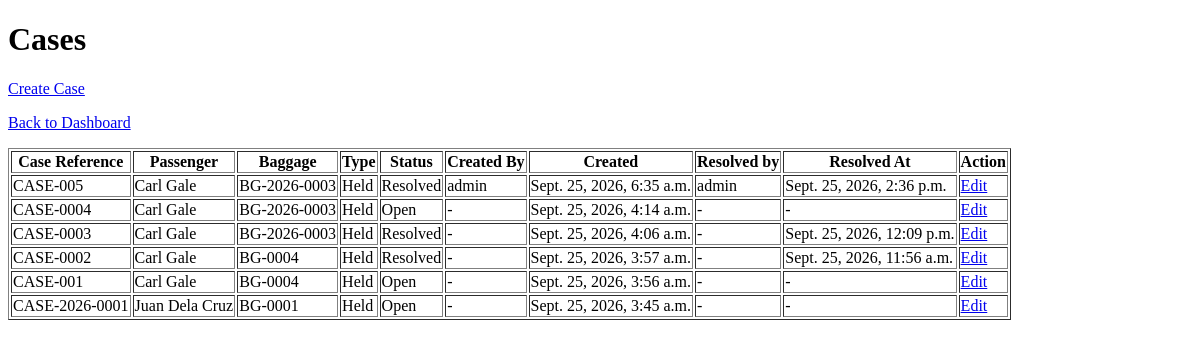
/passengers/cases/ (signed in), run on an earlier commit of the app's database.
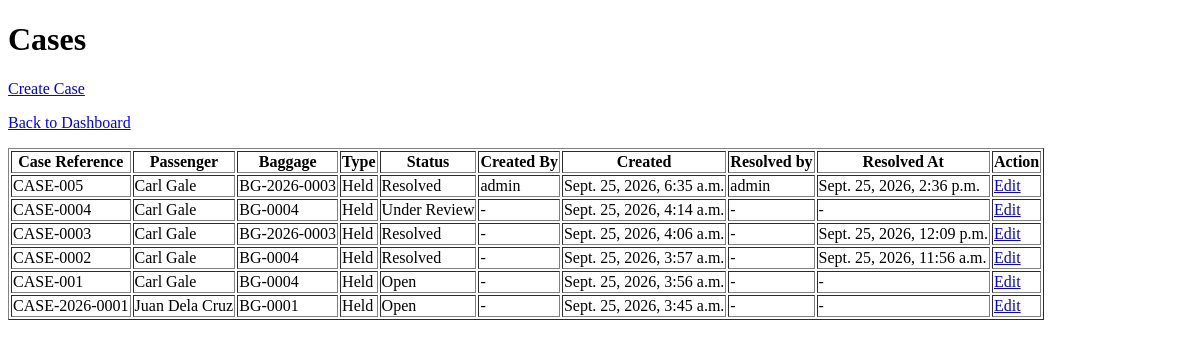
And on a later commit of the database.
### passengers/models.py (models this page shows, shortened)
class Case(models.Model):
    STATUS_CHOICES = [
        ("open", "Open"),
        ("under_review", "Under Review"),
        ("resolved", "Resolved"),
        ("closed", "Closed"),
    ]
    TYPE_CHOICES = [
        ("held", "Held"),
        ("seizure", "Seizure"),
        ("restricted_item", "Restricted Item"),
        ("prohibited_item", "Prohibited Item"),
        ("other", "Other"),
    ]
    baggage = models.ForeignKey(
        Baggage,
        on_delete=models.PROTECT,
        related_name="cases",
    )
    case_reference = models.CharField(
        max_length=50,
        unique=True,
    )
    case_type = models.CharField(
        max_length=30,
        choices=TYPE_CHOICES,
    )
    status = models.CharField(
        max_length=20,
        choices=STATUS_CHOICES,
        default="open",
    )
    description = models.TextField()
    created_by = models.ForeignKey(
    User,
    on_delete=models.PROTECT,
    related_name="created_cases",
    null=True,
    blank=True,
    )
    resolution = models.TextField(
        blank=True,
    )
    resolved_by = models.ForeignKey(
        User,
        on_delete=models.PROTECT,
        related_name="resolved_cases",
        null=True,
        blank=True,
    )
    resolved_at = models.DateTimeField(
        null=True,
        blank=True,
    )
    created_at = models.DateTimeField(
        auto_now_add=True,
    )

class Baggage(models.Model):
    passenger = models.ForeignKey(
        Passenger,
        on_delete=models.PROTECT,
        related_name="baggage",
    )
    baggage_tag = models.CharField(
        max_length=30,
        unique=True,
    )
    description = models.CharField(
        max_length=255,
    )
    weight = models.DecimalField(
        max_digits=8,
        decimal_places=2,
    )
    declared = models.BooleanField(
        default=True,
    )
    created_at = models.DateTimeField(
        auto_now_add=True,
    )

class Passenger(models.Model):
    reference_number = models.CharField(max_length=20, unique=True)
    first_name = models.CharField(max_length=100)
    last_name = models.CharField(max_length=100)
    passport_number = models.CharField(max_length=30)
    nationality = models.CharField(max_length=100)
    flight = models.ForeignKey(
        "Flight",
        on_delete=models.PROTECT,
        related_name="passengers",
        null=True, blank=True
        )
    arrival_datetime = models.DateTimeField()
    created_at = models.DateTimeField(auto_now_add=True)
    def __str__(self):
        return f"{self.first_name} {self.last_name}"

### passengers/views.py (the view)
@login_required
@permission_required(
    "passengers.view_case",
    raise_exception=True,
)
def case_list(request):
    cases = Case.objects.select_related(
    "baggage",
    "baggage__passenger",
    "created_by",
    "resolved_by",
    ).order_by("-created_at")
    return render(
        request,
        "passengers/case_list.html",
        {
            "cases": cases,
        },
    )

### passengers/templates/passengers/case_list.html (shortened to what this page needs)
<!DOCTYPE html>
<html lang="en">
<head>
</head>
<body>
    <h1>Cases</h1>
    <p>
        <a href="{% url 'case_create' %}">
            Create Case
        </a>
    </p>
    <p>
        <a href="{% url 'dashboard' %}">
            Back to Dashboard
        </a>
    </p>
    <table border="1">
        <thead>
            <tr>
                <th>Case Reference</th>
                <th>Passenger</th>
                <th>Baggage</th>
                <th>Type</th>
                <th>Status</th>
                <th>Created By</th>
                <th>Created</th>
                <th>Resolved by</th>
                <th>Resolved At</th>
                <th>Action</th>
            </tr>
        </thead>
        <tbody>
            {% for case in cases %}
                <tr>
                    <td>
                        {{ case.case_reference }}
                    </td>
                    <td>
                        {{ case.baggage.passenger }}
                    </td>
                    <td>
                        {{ case.baggage.baggage_tag }}
                    </td>
                    <td>
                        {{ case.get_case_type_display }}
                    </td>
                    <td>
                        {{ case.get_status_display }}
                    </td>
                    <td>
                        {{ case.created_by|default:"-" }}
                    </td>
                    <td>
                        {{ case.created_at }}
                    </td>
                    <td>
                        {{ case.resolved_by|default:"-" }}
                    </td>
                    <td>
                        {{ case.resolved_at|default:"-" }}
                    </td>
                    <td>
                        <a href="{% url 'case_update' case.id %}">
                            Edit
                        </a>
                    </td>
                </tr>
            {% empty %}
                <tr>
                    <td colspan="10">
                        No cases found.
                    </td>
                </tr>
            {% endfor %}
        </tbody>
    </table>
</body>
</html>

What changed in the data, as far as the page shows it:
changed Case "CASE-0004": baggage.baggage_tag "BG-2026-0003" → "BG-0004"; status "Open" → "Under Review"
